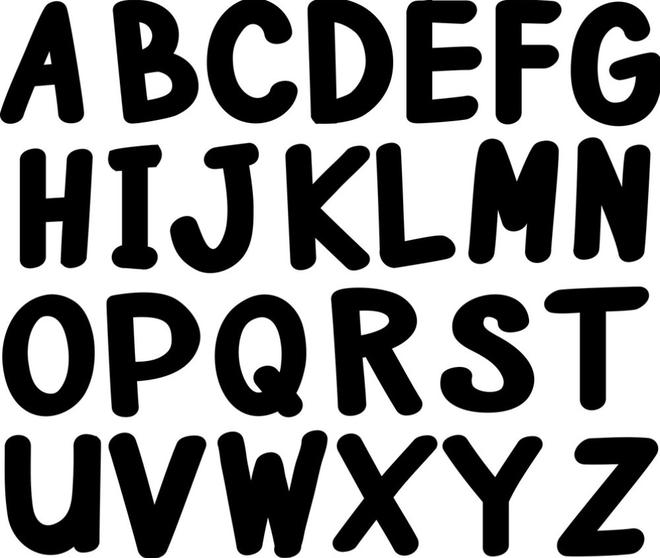
#> input picture Mor.jpg, 660 x 558 px
$ python Tut_12_PythonForMicroscopists.py
#> lines starting #> are read from the running program, lines starting #| are printed output that depends on the picture; after the words box and inside, x2 and y2 are one past the last pixel; in counts of white or black regions, pixels touching at a corner belong together
import cv2
import matplotlib.pyplot as plt
import numpy as np
print('this is tutorial number 12')

img = cv2.imread('Mor.jpg',0)
#> img is the input picture: shape (558, 660); min 0, max 255, mean 141.7
binr = cv2.threshold(img, 0, 255, cv2.THRESH_BINARY+cv2.THRESH_OTSU)[1]
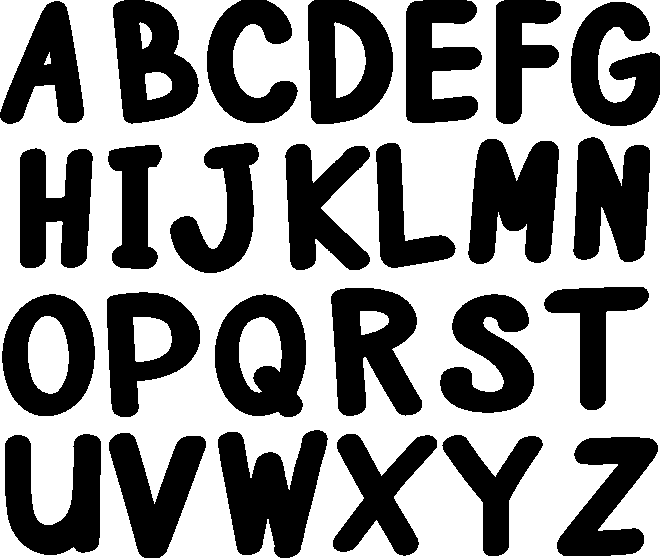
#> binr: shape (558, 660); 55.6% white; 26 black regions, largest, box (x1, y1, x2, y2) and area: (218, 430, 328, 558) 8682, (468, 139, 559, 264) 8175, (331, 288, 422, 416) 7789
# define the kernel
kernel = np.ones((5, 5), np.uint8)

invert = cv2.bitwise_not(binr)
erosion = cv2.erode(invert, kernel, iterations=1)
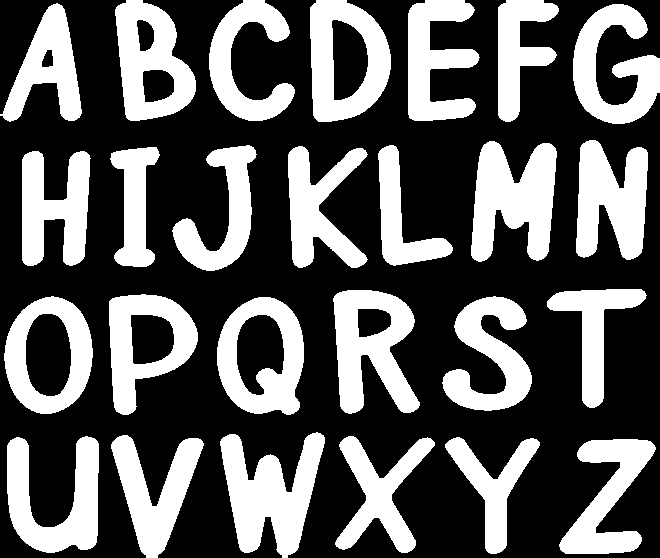
#> erosion: shape (558, 660); 36.1% white; 26 white regions, largest, box (x1, y1, x2, y2) and area: (220, 432, 325, 558) 7276, (471, 141, 557, 262) 6927, (333, 290, 420, 414) 6356
plt.imshow(erosion, cmap='gray')

$ run again, with ThresoldingSampleImage.jpg copied over Mor.jpg
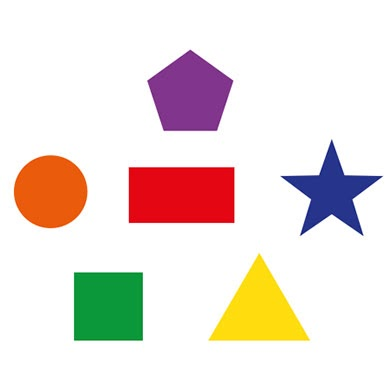
#> input picture ThresoldingSampleImage.jpg, 392 x 392 px
#> `binr = cv2.threshold(img, 0, 255, cv2.THRESH_BINARY+cv2.THRESH_OTSU)[1]`:
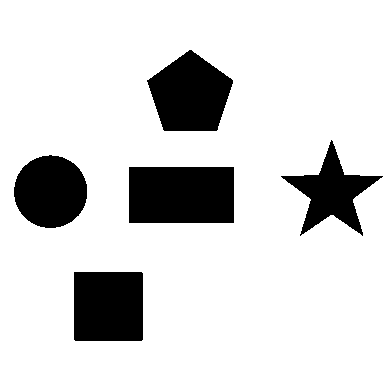
#> binr: shape (392, 392); 85% white; 5 black regions, box (x1, y1, x2, y2) and area: (129, 167, 234, 223) 5880, (147, 50, 233, 131) 4854, (74, 272, 143, 341) 4758, (14, 155, 87, 228) 4170, (281, 140, 383, 236) 3461
#> `erosion = cv2.erode(invert, kernel, iterations=1)`:
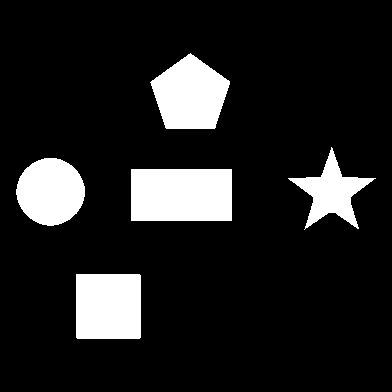
#> erosion: shape (392, 392); 12.9% white; 5 white regions, box (x1, y1, x2, y2) and area: (131, 169, 232, 221) 5252, (76, 274, 141, 339) 4222, (150, 53, 230, 129) 4205, (16, 158, 85, 226) 3603, (288, 147, 376, 230) 2562
